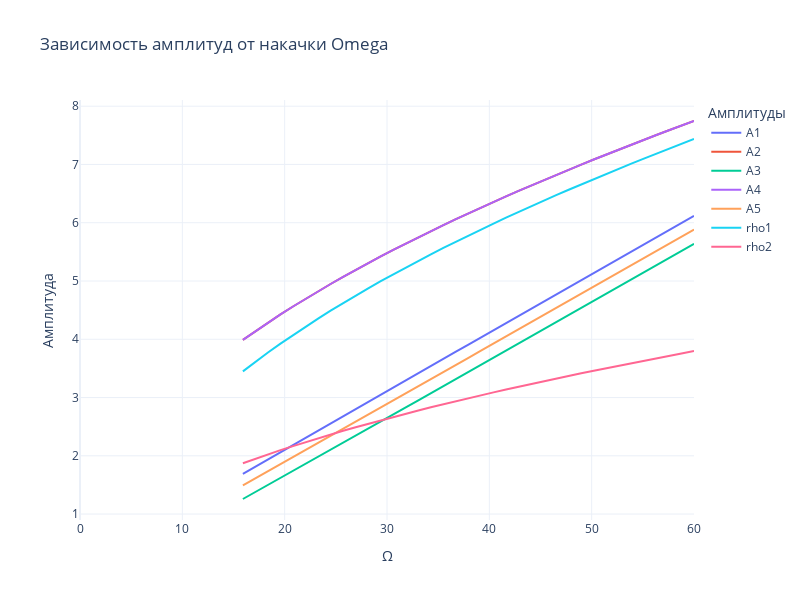

The notebook cell saved with this chart:
### Code cell
gammas = np.array([10, 10, 10, 1, 1])
Omega_values = np.linspace(0, 60, 50)
ALPHA = 1
BETA = 1

stability = []
amps = []

for Omega in Omega_values:
    M, amp= build_matrix(gammas, Omega)
    amps.append(amp)
    try:
        eigenvalues = eig(M)[0]
        max_real = np.max(np.real(eigenvalues))
        stability.append(max_real)
    except:
        stability.append(np.nan)

amps = np.array(amps)

fig = go.Figure()


for i in range(5):
    fig.add_trace(go.Scatter(
        x=Omega_values,
        y=np.abs(amps[:, i]),
        name=f'A{i+1}',
        mode='lines',
        line=dict(width=2),
    ))

for i in range(2):
    fig.add_trace(go.Scatter(
        x=Omega_values,
        y=np.abs(amps[:, 5+i]),
        name=f'rho{i+1}',
        mode='lines',
        line=dict(width=2),
    ))

fig.update_layout(
    title='Зависимость амплитуд от накачки Omega',
    xaxis_title='Накачка Omega',
    yaxis_title='Амплитуда',
    legend_title='Амплитуды',
    hovermode='x unified', 
    template='plotly_white', 
)
# fig.add_hline(y=kappa(gammas), line_dash="dash", line_color="green")
fig.update_xaxes(showspikes=True, spikecolor='gray', spikesnap='cursor', spikemode='across')
fig.update_yaxes(showspikes=True, spikecolor='gray', spikesnap='cursor', spikemode='across')
fig.update_layout(
    xaxis_title='Ω',
    height=600,
    width=800
)
fig.show()
plt.show()
